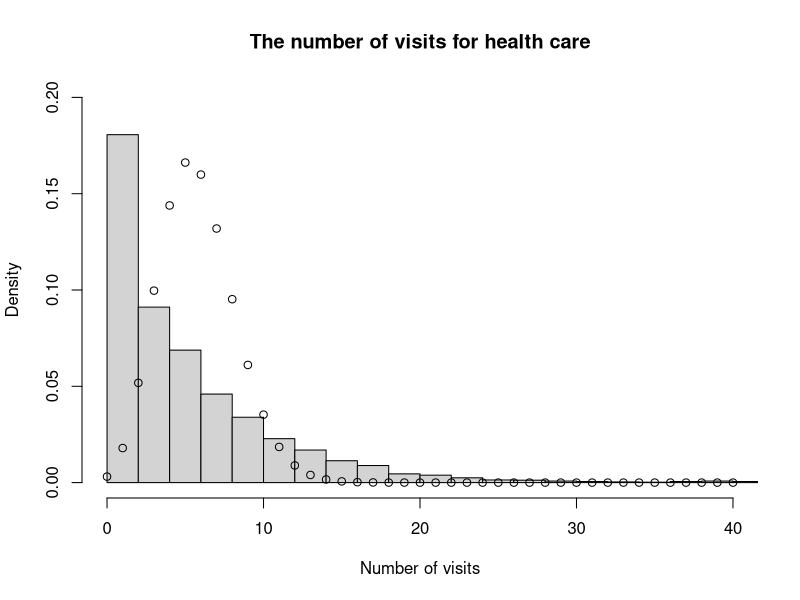

Source code (R):
## ---- chunk 1
knitr::opts_chunk$set(echo = TRUE)
## ---- chunk 2
# Access the NMES1988 dataset and print the first few observations
library(AER) # warnings are OK
data(NMES1988)

head(NMES1988)
help(NMES1988)
## ---- chunk 3
# hist for visits
hist(NMES1988$visits,
     xlab="Number of visits",
     main="The number of visits for health care",
     breaks=40,
     xlim=c(0,40),
     ylim=c(0,0.2),
     probability = T)

# Poisson Model
points(x=seq(0,40),y=dpois(x=seq(0,40),lambda = mean(NMES1988$visits)))
## ---- chunk 4
# code for part (e)
require(pscl)
myZIP = zeroinfl(visits ~ chronic + health + insurance | chronic + insurance, data = NMES1988)
summary(myZIP)

## ---- chunk 5
# chronic in Poisson part
estimate_chronic_poi <- 0.11868
exp(estimate_chronic_poi)

## ---- chunk 6
# poor health in Poisson part
estimate_poorhealth_poi <- 0.29470
exp(estimate_poorhealth_poi)
## ---- chunk 7
# intercept in logistic part
estimate_intercept_log <- -0.37426
exp(estimate_intercept_log)

## ---- chunk 8
# insurance in logistic part
estimate_insurance_log <- -0.88314
exp(estimate_insurance_log)
